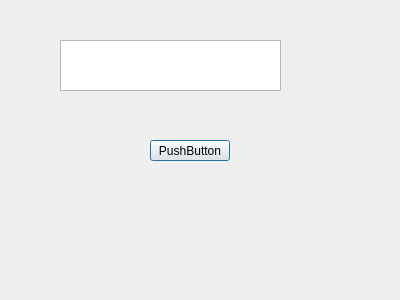
<?xml version="1.0" encoding="UTF-8"?>
<ui version="4.0">
 <class>MyDialog</class>
 <widget class="QDialog" name="MyDialog">
  <property name="geometry">
   <rect>
    <x>0</x>
    <y>0</y>
    <width>400</width>
    <height>300</height>
   </rect>
  </property>
  <property name="windowTitle">
   <string>Dialog</string>
  </property>
  <widget class="QTextEdit" name="textEdit">
   <property name="geometry">
    <rect>
     <x>60</x>
     <y>40</y>
     <width>221</width>
     <height>51</height>
    </rect>
   </property>
  </widget>
  <widget class="QPushButton" name="pushButton">
   <property name="geometry">
    <rect>
     <x>150</x>
     <y>140</y>
     <width>80</width>
     <height>21</height>
    </rect>
   </property>
   <property name="text">
    <string>PushButton</string>
   </property>
  </widget>
 </widget>
 <resources/>
 <connections/>
</ui>
